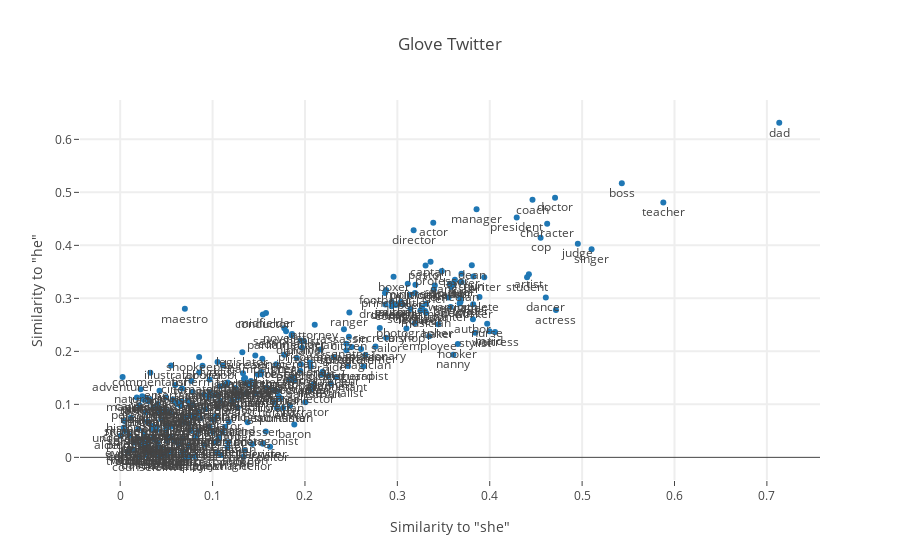

Write notebook code for a chart like this one.
### Markdown cell above
Similar plots for the fasttextt model trained on the Common craw data set shows the similarites have larger magnitudes in general. The cluster center in this case is very close to the x=y line suggesting that most of the occupations we've chosen are equally biased towards 'he' and 'she'

### Code cell
points = np.array([bias(glove_twitter, ['she', 'he'], w) for w in profs[0].values])
scatter(points[:, 0], points[:, 1], profs[0].values, label= True, title='Glove Twitter')

### Figure 1 — Plotly figure (JSON) as saved in the notebook; plotly's stock layout.template omitted (floating-point values rounded to 4 significant figures; data arrays with more than 128 entries replaced by an {"elided": "..."} marker saying what was removed)
{"data": [{"mode": "markers+text", "text": {"elided": "320 str values"}, "textposition": "bottom center", "type": "scatter", "uid": "b5f61ad8-aecc-4a6c-badd-fa5e069e9753", "x": {"elided": "320 float values"}, "y": {"elided": "320 float values"}}], "layout": {"hovermode": "closest", "showlegend": false, "title": "Glove Twitter", "xaxis": {"gridwidth": 2, "ticklen": 5, "title": "Similarity to \"she\"", "zeroline": false}, "yaxis": {"gridwidth": 2, "ticklen": 5, "title": "Similarity to \"he\""}}}
